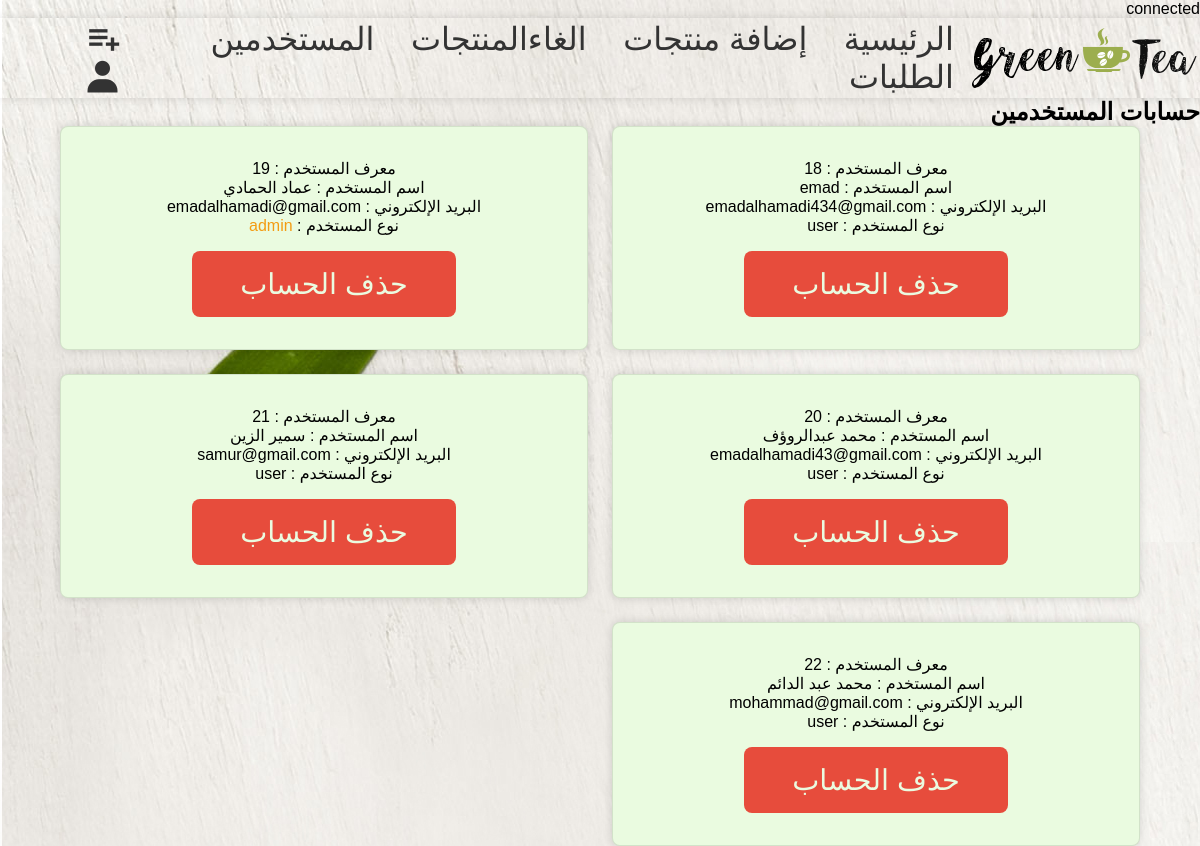
/user_accounts.php, run on the app's committed database.
### tables this page shows
CREATE TABLE `users` (
  `id` int(11) NOT NULL,
  `name` varchar(255) NOT NULL,
  `email` varchar(255) NOT NULL,
  `password` varchar(255) NOT NULL,
  `user_type` varchar(20) NOT NULL
);

### user_accounts.php (the view, shortened to what this page needs)
<?php
include 'components/connection.php';
?>
<!DOCTYPE html>
<html lang="ar">
<head>
   <link rel="stylesheet" href="https://cdnjs.cloudflare.com/ajax/libs/font-awesome/6.1.1/css/all.min.css">
   <link rel="stylesheet" href="admin_style.css">
   <link href='https://unpkg.com/boxicons@2.1.4/css/boxicons.min.css' rel='stylesheet'>
</head>
<body>
<?php include 'admin_header.php'; ?>
<section class="accounts">
   <h1 class="heading">حسابات المستخدمين</h1>
   <div class="box-container" style="display: grid; grid-template-columns: repeat(auto-fit, 33rem); gap: 1.5rem; justify-content: center; align-items: flex-start;">
   <?php
      $select_accounts = $conn->prepare("SELECT * FROM `users` ");
      $select_accounts->execute();
      if($select_accounts->rowCount() > 0){
         while($fetch_accounts = $select_accounts->fetch(PDO::FETCH_ASSOC)){
   ?>
   <div class="box" style="background-color: var(--white); box-shadow: var(--box-shadow); border: var(--border); border-radius: .5rem; padding: 2rem; text-align: center;">
      <p> معرف المستخدم : <span><?= $fetch_accounts['id']; ?></span> </p>
      <p> اسم المستخدم : <span><?= $fetch_accounts['name']; ?></span> </p>
      <p> البريد الإلكتروني : <span><?= $fetch_accounts['email']; ?></span> </p>
      <p> نوع المستخدم : <span style="color:<?php if($fetch_accounts['user_type'] == 'admin'){ echo 'var(--orange)'; } ?>"><?= $fetch_accounts['user_type']; ?></span> </p>
      <a href="user_accounts.php?delete=<?= $fetch_accounts['id']; ?>" onclick="return confirm('هل تريد حذف هذا الحساب؟')" class="delete-btn">حذف الحساب</a>
   </div>
   <?php
         }
      }else{
         echo '<p class="empty">لا توجد حسابات متاحة!</p>';
      }
   ?>
   </div>
</section>
</body>
</html>

### admin_header.php (shortened to what this page needs)
<header class="header">
   <div class="flex">
      <a href="dashboard.php" class="logo"><img src="img/logo.jpg" ></a>
      <nav class="navbar">
         <a href="dashboard.php">الرئيسية</a>
         <a href="add_products.php">إضافة منتجات</a>
         <a href="admin_view_products.php">الغاءالمنتجات</a>
         <a href="user_accounts.php">المستخدمين</a>
         <a href="admin_orders.php">الطلبات</a>
      </nav>
      <div class="icons">
         <div id="menu-btn" class="bx bx-list-plus"></div>
         <div id="user-btn" class="bx bxs-user"></div>
      </div>
   </div>
</header>

### admin_style.css (style rules this page uses)
:root { --green: #87a243; --orange: #f39c12; --red: #e74c3c; --black: #333; --white: #eafbe0; --light-color: #666; --light-bg: #f5f5f5; --border: .1rem solid rgba(0,0,0,.1); --box-shadow: 0 0 10px rgba(0 0 0/15%); }
* { font-family: 'Cairo', sans-serif; margin: 0; padding: 0; box-sizing: border-box; outline: none; border: none; text-decoration: none; }
body { background-image: url('img/body-bg.jpg'); width: 100%; background-color: var(--light-bg); direction: rtl; }
.btn, .delete-btn, .option-btn { display: inline-block; padding: 1rem 3rem; cursor: pointer; color: var(--white); font-size: 1.8rem; border-radius: .5rem; text-transform: capitalize; margin-top: 1rem; }
.delete-btn { background-color: var(--red); }
.header { position: sticky; top: 0; left: 0; right: 0; background-color: var(--white); box-shadow: var(--box-shadow); z-index: 1000; background-image: url('img/body-bg.jpg'); }
.header .flex { width: 100%; display: flex; justify-content: space-around; align-items: center; position: relative; margin: 0 auto; }
.header .flex .logo { font-size: 2.5rem; color: var(--black); }
.header .flex .navbar a { margin: 0 1rem; font-size: 2rem; color: var(--black); }
.header .flex .icons div { font-size: 2.5rem; color: var(--black); cursor: pointer; margin-left: 1.5rem; }

### data on the page
users: id "18", name "emad", email "emadalhamadi434@gmail.com", user_type "user"
users: id "19", name "عماد الحمادي", email "emadalhamadi@gmail.com", user_type "admin"
users: id "20", name "محمد عبدالروؤف", email "emadalhamadi43@gmail.com", user_type "user"
users: id "21", name "سمير الزين", email "samur@gmail.com", user_type "user"
users: id "22", name "محمد عبد الدائم", email "mohammad@gmail.com", user_type "user"
